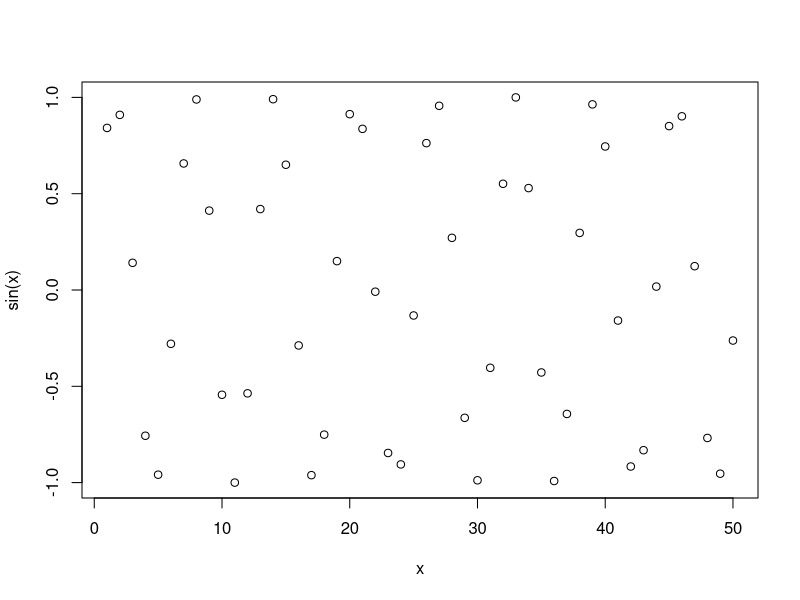
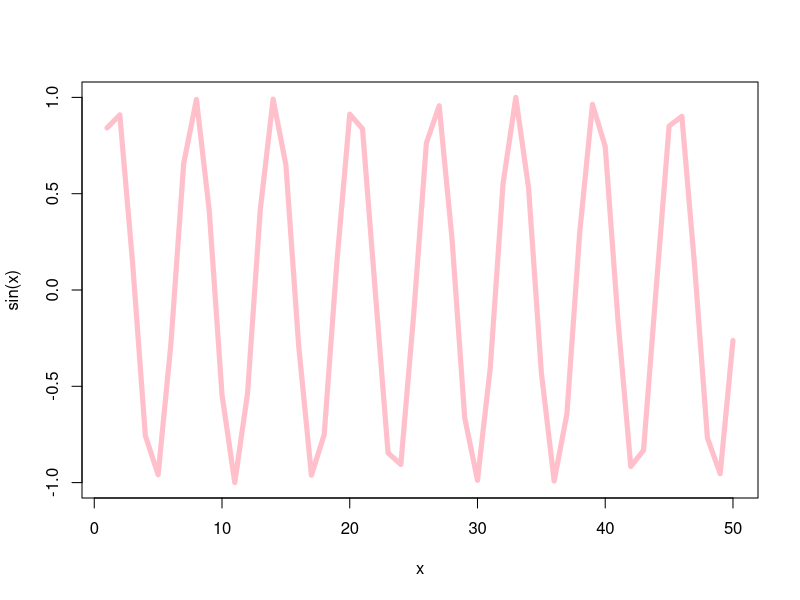

Here is the R script that generated these plots, in order:
#' ---
#' title: "BIMM143 Class 4 R Intro"
#' author: "Merna Behnam"
#' date: "January 15th, 2026"
#' ---

x <- 1:50
plot(x,sin(x))

plot(x,sin(x),typ="l",col="pink",lwd=5)

log(10, base=10)
